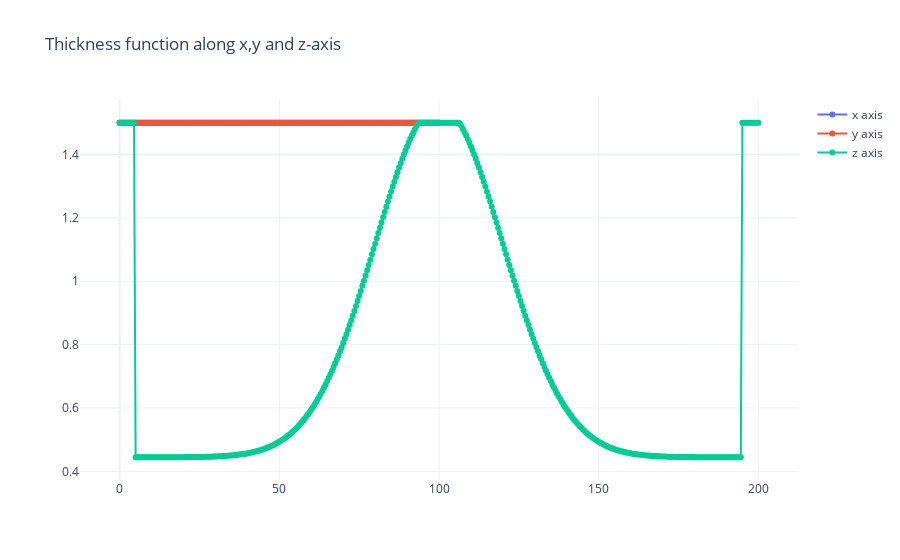

Here is the notebook cell this chart was saved with:
### Code cell
fig_0 = go.Figure()
fig_0.add_trace(go.Scatter(
    x=x[:,0,0],
    y=t[:,0,0],
    mode='lines+markers',
    name='x axis'
))
fig_0.add_trace(go.Scatter(
    x=y[0,:,0],
    y=t[0,:,0],
    mode='lines+markers',
    name='y axis'
))
fig_0.add_trace(go.Scatter(
    x=z[0,0,:],
    y=t[0,0,:],
    mode='lines+markers',
    name='z axis'
))
fig_0.update_layout(title="Thickness function along x,y and z-axis",
                    template="plotly_white")
fig_0.show()

### Figure 1 — Plotly figure (JSON) as saved in the notebook; plotly's stock layout.template omitted (floating-point values rounded to 4 significant figures; data arrays with more than 128 entries replaced by an {"elided": "..."} marker saying what was removed)
{"data": [{"mode": "lines+markers", "name": "x axis", "type": "scatter", "x": {"elided": "201 float values"}, "y": {"elided": "201 float values"}}, {"mode": "lines+markers", "name": "y axis", "type": "scatter", "x": {"elided": "201 float values"}, "y": {"elided": "201 float values"}}, {"mode": "lines+markers", "name": "z axis", "type": "scatter", "x": {"elided": "401 float values"}, "y": {"elided": "401 float values"}}], "layout": {"title": {"text": "Thickness function along x,y and z-axis"}}}
